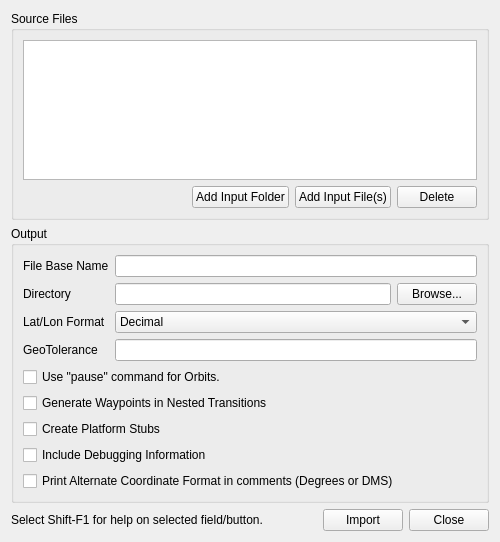
<?xml version="1.0" encoding="UTF-8"?>
<ui version="4.0">
 <class>CrdImporterDialog</class>
 <widget class="QWidget" name="CrdImporterDialog">
  <property name="geometry">
   <rect>
    <x>0</x>
    <y>0</y>
    <width>500</width>
    <height>542</height>
   </rect>
  </property>
  <property name="minimumSize">
   <size>
    <width>500</width>
    <height>0</height>
   </size>
  </property>
  <property name="windowTitle">
   <string>CRD Importer</string>
  </property>
  <layout class="QVBoxLayout" name="verticalLayout_2">
   <item>
    <widget class="QGroupBox" name="sourceGroupBox">
     <property name="title">
      <string>Source Files</string>
     </property>
     <layout class="QVBoxLayout" name="verticalLayout">
      <item>
       <widget class="QListWidget" name="sourceListWidget"/>
      </item>
      <item>
       <layout class="QHBoxLayout" name="horizontalLayout_2">
        <item>
         <spacer name="horizontalSpacer">
          <property name="orientation">
           <enum>Qt::Horizontal</enum>
          </property>
          <property name="sizeHint" stdset="0">
           <size>
            <width>40</width>
            <height>20</height>
           </size>
          </property>
         </spacer>
        </item>
        <item>
         <widget class="QPushButton" name="addFolderButton">
          <property name="text">
           <string>Add Input Folder</string>
          </property>
         </widget>
        </item>
        <item>
         <widget class="QPushButton" name="addPushButton">
          <property name="text">
           <string>Add Input File(s)</string>
          </property>
         </widget>
        </item>
        <item>
         <widget class="QPushButton" name="deleteButton">
          <property name="text">
           <string>Delete</string>
          </property>
         </widget>
        </item>
       </layout>
      </item>
     </layout>
    </widget>
   </item>
   <item>
    <widget class="QGroupBox" name="groupBox">
     <property name="title">
      <string>Output</string>
     </property>
     <layout class="QGridLayout" name="gridLayout">
      <item row="2" column="0">
       <widget class="QLabel" name="label_2">
        <property name="text">
         <string>Lat/Lon Format</string>
        </property>
       </widget>
      </item>
      <item row="0" column="1">
       <widget class="QLineEdit" name="fileBaseNameLineEdit"/>
      </item>
      <item row="2" column="1">
       <widget class="QComboBox" name="latLonFormatComboBox">
        <item>
         <property name="text">
          <string>Decimal</string>
         </property>
        </item>
        <item>
         <property name="text">
          <string>DMS</string>
         </property>
        </item>
       </widget>
      </item>
      <item row="3" column="1">
       <widget class="QLineEdit" name="geoToleranceLineEdit"/>
      </item>
      <item row="8" column="0" colspan="2">
       <widget class="QCheckBox" name="printAltFormatCheckbox">
        <property name="text">
         <string>Print Alternate Coordinate Format in comments (Degrees or DMS)</string>
        </property>
       </widget>
      </item>
      <item row="3" column="0">
       <widget class="QLabel" name="label">
        <property name="text">
         <string>GeoTolerance</string>
        </property>
       </widget>
      </item>
      <item row="1" column="0">
       <widget class="QLabel" name="label_3">
        <property name="text">
         <string>Directory</string>
        </property>
       </widget>
      </item>
      <item row="7" column="0" colspan="2">
       <widget class="QCheckBox" name="debugCheckBox">
        <property name="layoutDirection">
         <enum>Qt::LeftToRight</enum>
        </property>
        <property name="text">
         <string>Include Debugging Information</string>
        </property>
       </widget>
      </item>
      <item row="0" column="0">
       <widget class="QLabel" name="label_4">
        <property name="text">
         <string>File Base Name</string>
        </property>
       </widget>
      </item>
      <item row="1" column="1">
       <layout class="QHBoxLayout" name="horizontalLayout">
        <item>
         <widget class="QLineEdit" name="outputFolderLineEdit"/>
        </item>
        <item>
         <widget class="QPushButton" name="outputFolderPushButton">
          <property name="text">
           <string>Browse...</string>
          </property>
         </widget>
        </item>
       </layout>
      </item>
      <item row="4" column="0" colspan="2">
       <widget class="QCheckBox" name="simpleOrbitCheckBox">
        <property name="text">
         <string>Use &quot;pause&quot; command for Orbits.</string>
        </property>
       </widget>
      </item>
      <item row="5" column="0" colspan="2">
       <widget class="QCheckBox" name="recurseTransitionsCheckBox">
        <property name="layoutDirection">
         <enum>Qt::LeftToRight</enum>
        </property>
        <property name="text">
         <string>Generate Waypoints in Nested Transitions</string>
        </property>
       </widget>
      </item>
      <item row="6" column="0" colspan="2">
       <widget class="QCheckBox" name="platformStubsCheckBox">
        <property name="text">
         <string>Create Platform Stubs</string>
        </property>
       </widget>
      </item>
     </layout>
    </widget>
   </item>
   <item>
    <layout class="QHBoxLayout" name="horizontalLayout_3">
     <item>
      <widget class="QLabel" name="helpLabel">
       <property name="text">
        <string>Select Shift-F1 for help on selected field/button.</string>
       </property>
      </widget>
     </item>
     <item>
      <spacer name="horizontalSpacer_2">
       <property name="orientation">
        <enum>Qt::Horizontal</enum>
       </property>
       <property name="sizeHint" stdset="0">
        <size>
         <width>40</width>
         <height>20</height>
        </size>
       </property>
      </spacer>
     </item>
     <item>
      <widget class="QPushButton" name="importPushButton">
       <property name="text">
        <string>Import</string>
       </property>
      </widget>
     </item>
     <item>
      <widget class="QPushButton" name="closeButton">
       <property name="text">
        <string>Close</string>
       </property>
      </widget>
     </item>
    </layout>
   </item>
  </layout>
 </widget>
 <tabstops>
  <tabstop>sourceListWidget</tabstop>
  <tabstop>addFolderButton</tabstop>
  <tabstop>addPushButton</tabstop>
  <tabstop>deleteButton</tabstop>
  <tabstop>fileBaseNameLineEdit</tabstop>
  <tabstop>outputFolderLineEdit</tabstop>
  <tabstop>outputFolderPushButton</tabstop>
  <tabstop>latLonFormatComboBox</tabstop>
  <tabstop>geoToleranceLineEdit</tabstop>
  <tabstop>simpleOrbitCheckBox</tabstop>
  <tabstop>recurseTransitionsCheckBox</tabstop>
  <tabstop>platformStubsCheckBox</tabstop>
  <tabstop>debugCheckBox</tabstop>
  <tabstop>printAltFormatCheckbox</tabstop>
  <tabstop>importPushButton</tabstop>
  <tabstop>closeButton</tabstop>
 </tabstops>
 <resources/>
 <connections/>
</ui>
